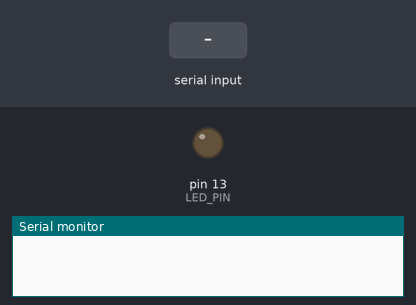
The sketch below on a simulated Arduino Uno, built with avr-gcc and run on an emulated ATmega328P. Parts: output pins drawn as LEDs (lit = HIGH), the last lines printed to the serial monitor. The inputs (shaded band) are chosen by the test bench.

Above: at 1.2 s.
1.3 s: "1" received over Serial
At 6.4 s:
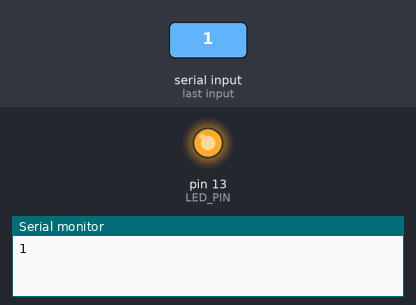
Timing chart, 0 to 11.5 s (numbered marks = the images above; inputs shaded):
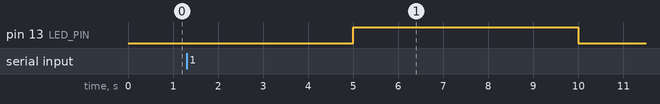

The sketch:

ARD_201_Lab_1b.ino
```cpp
#define LED_PIN         13
#define LED_BLINK_TIME  5000

uint8_t ledState = 0;
uint32_t nextBlink = 0;

void setup() {
  pinMode(LED_PIN, OUTPUT);
  Serial.begin(9600);
}

void loop() {
  uint32_t currentTime = millis();

  if( (int32_t) (currentTime - nextBlink) >= 0) {
    nextBlink = currentTime + LED_BLINK_TIME;
    digitalWrite(LED_PIN, ledState);
    ledState = !ledState;
  }

  while(Serial.available() > 0) {
    Serial.write(Serial.read());
  }
}
```
